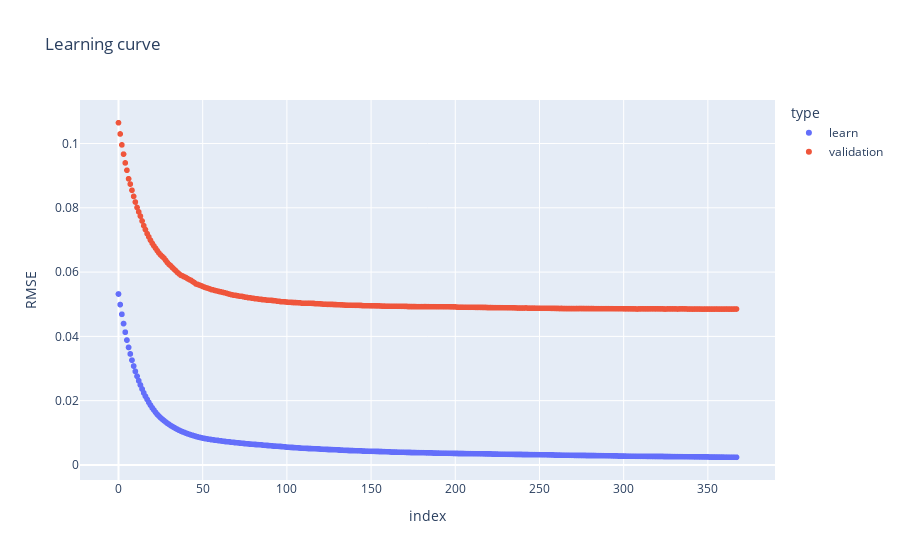

Notebook code for this chart:
### Code cell
# num_leaves << 2^(max_depth)

cbr = CatBoostRegressor(
    learning_rate=0.08,
    iterations=500,
    depth=6,
    max_leaves=30,
    subsample=0.8,
    penalties_coefficient=1,
    l2_leaf_reg=5,
    min_data_in_leaf=20,
    grow_policy='Lossguide', # SymmetricTree, Lossguide, Depthwise, Region
    boost_from_average=True,
    eval_metric='RMSE',
    od_type='Iter' # IncToDec, Iter
)

history = cbr.fit(X=X_train, y=y_train,
                  eval_set = eval_set, verbose=0)

y_pred_train = cbr.predict(train_set[X])
y_pred_val = cbr.predict(val_set[X])

train_rmse = mean_squared_error(y_true=y_train, y_pred=y_pred_train, squared=False)
val_rmse = mean_squared_error(y_true=y_val, y_pred=y_pred_val, squared=False)
print(f'RMSE Train: {train_rmse: .8f}')
print(f'RMSE Valid: {val_rmse: .8f}\tRatio (val/train): {val_rmse/train_rmse: .5f}')

plot_history(history, metric_key='RMSE')

### Figure 1 — Plotly figure (JSON) as saved in the notebook; plotly's stock layout.template omitted (floating-point values rounded to 4 significant figures; data arrays with more than 128 entries replaced by an {"elided": "..."} marker saying what was removed)
{"data": [{"hovertemplate": "type=learn<br>index=%{x}<br>RMSE=%{y}<extra></extra>", "legendgroup": "learn", "marker": {"color": "#636efa", "symbol": "circle"}, "mode": "markers", "name": "learn", "showlegend": true, "type": "scattergl", "x": {"elided": "736 int values"}, "xaxis": "x", "y": {"elided": "736 float values"}, "yaxis": "y"}, {"hovertemplate": "type=validation<br>index=%{x}<br>RMSE=%{y}<extra></extra>", "legendgroup": "validation", "marker": {"color": "#EF553B", "symbol": "circle"}, "mode": "markers", "name": "validation", "showlegend": true, "type": "scattergl", "x": {"elided": "368 int values"}, "xaxis": "x", "y": {"elided": "368 float values"}, "yaxis": "y"}], "layout": {"legend": {"title": {"text": "type"}, "tracegroupgap": 0}, "title": {"text": "Learning curve"}, "xaxis": {"anchor": "y", "domain": [0, 1], "title": {"text": "index"}}, "yaxis": {"anchor": "x", "domain": [0, 1], "title": {"text": "RMSE"}}}}
